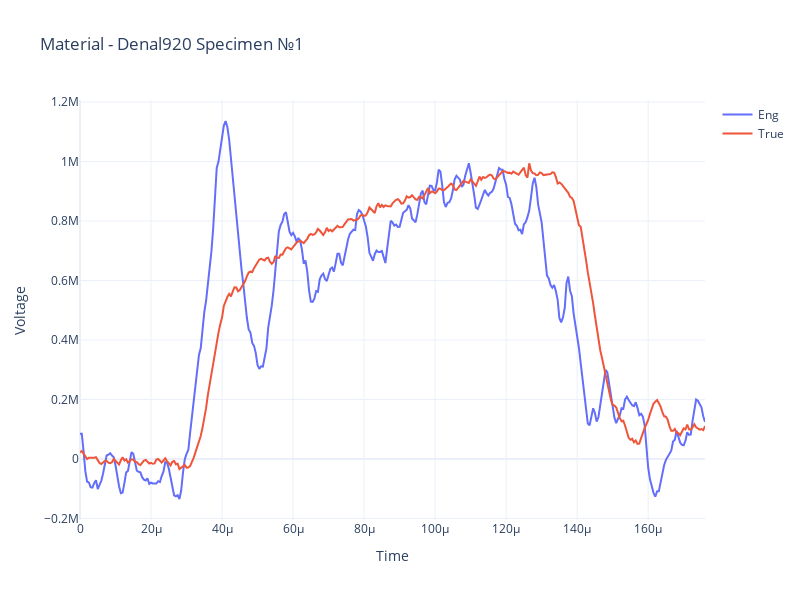

Notebook source saved alongside this figure:
### Code cell
fig2 = go.Figure()
fig2.update_layout(template = 'plotly_white', width=800, height=600,
                  title = f"Material - {material[0]} Specimen №{specimen[0][0:-1]}")
fig2.add_trace(go.Scatter(x = time, y = ca.F_in, name = 'Eng'))
fig2.add_trace(go.Scatter(x = time, y = ca.F_out, name = 'True'))
fig2.update_yaxes(title = 'Voltage')
fig2.update_xaxes(title = 'Time')
fig2.show()

### Figure 1 — Plotly figure (JSON) as saved in the notebook; plotly's stock layout.template omitted (floating-point values rounded to 4 significant figures; data arrays with more than 128 entries replaced by an {"elided": "..."} marker saying what was removed)
{"data": [{"name": "Eng", "type": "scatter", "x": {"elided": "2000 float values"}, "y": {"elided": "353 float values"}}, {"name": "True", "type": "scatter", "x": {"elided": "2000 float values"}, "y": {"elided": "353 float values"}}], "layout": {"height": 600, "title": {"text": "Material - Denal920 Specimen №1"}, "width": 800, "xaxis": {"title": {"text": "Time"}}, "yaxis": {"title": {"text": "Voltage"}}}}
